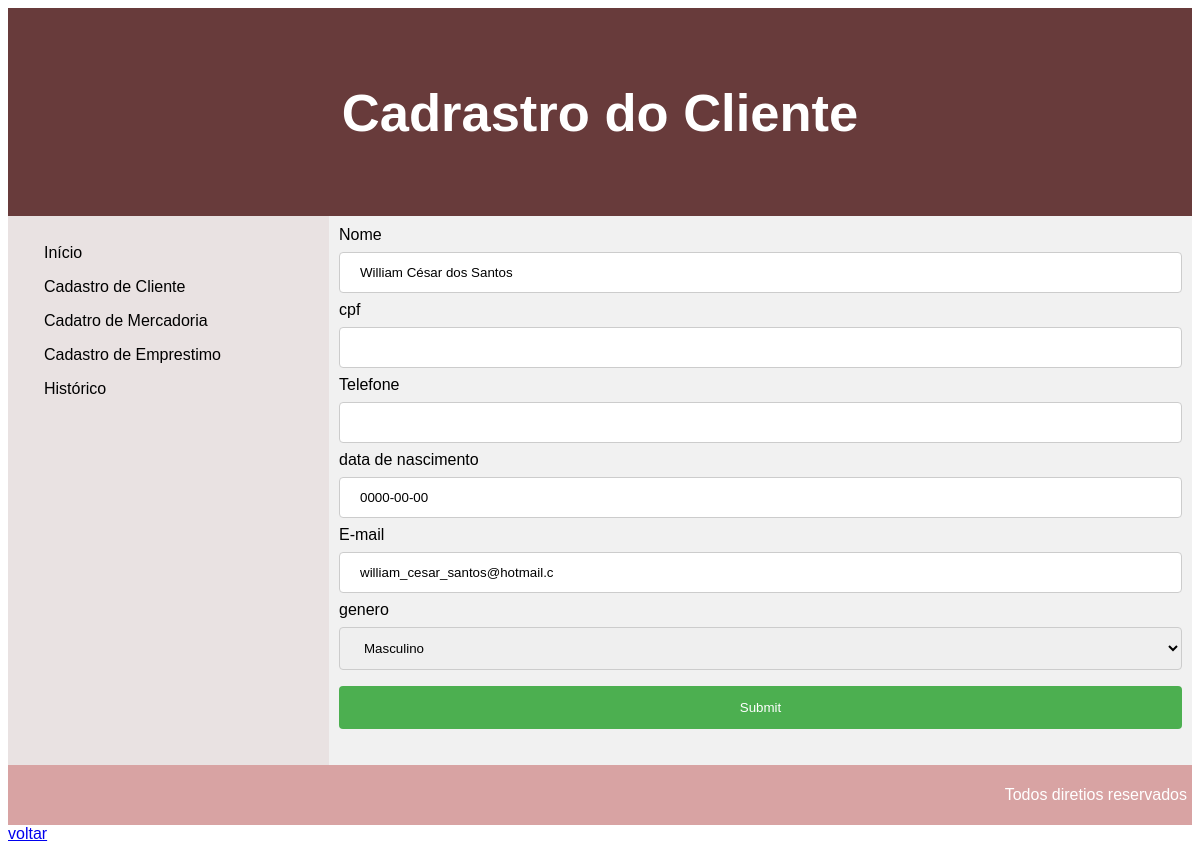
The page /CadCliente.php?id=24 on the database its author committed.
### tables this page shows
CREATE TABLE `clientes` (
  `id` int(11) NOT NULL,
  `nome` varchar(90) NOT NULL,
  `cpf` varchar(11) NOT NULL,
  `telefone` varchar(13) NOT NULL,
  `data_de_nascimento` date NOT NULL,
  `email` varchar(30) NOT NULL,
  `genero` varchar(1) NOT NULL
);

### CadCliente.php (the view, shortened to what this page needs)
<?php
include "includes/conecta.php";
$nome = "";
$cpf = "";
$telefone = "";
$data_de_nascimento = "";
$email = "";
$genero = "";
if(isset($_GET['id'])){
    $id = $_GET['id'];
    $sql = "SELECT * FROM clientes WHERE id = $id";
    $res = mysqli_query($conn, $sql);
    $row = mysqli_fetch_assoc($res);
    $nome = $row['nome'];
    $telefone = $row['telefone'];
    $data_de_nascimento = $row['data_de_nascimento'];
    $email = $row['email'];
    $genero = $row['genero'];
}
?>
<!DOCTYPE html>
<html>
    <head>
        <link href="css/estilo.css" rel="stylesheet">
    </head>
    <body>
        <header>
            <h2>Cadrastro do Cliente</h2>
          </header>
           <section>
            <?php
            include "includes/menu.php";
            ?>
             <article>
                <form action="recebecliente.php" method="post">
                    <label for="Nome">Nome</label>
                    <input type="text" name="nome" value="<?php echo $nome; ?>" />
                    <label for="Cpf">cpf</label>
                    <input type="text" name="cpf" value="<?php echo $cpf; ?>" />
                    <label for="Telefone">Telefone</label>
                    <input type="text" name="Telefone" value="<?php echo $telefone; ?>"/>
                    <label for="data de nascimento">data de nascimento</label>
                    <input type="text" name="dataNascimento" value="<?php echo $data_de_nascimento; ?>"/>
                    <label for="E-mail">E-mail</label>
                    <input type="text" name="email" value="<?php echo $email; ?>"/>
                    <label for="genero">genero</label>
                    <select name="genero">
                        <option value="M" <?php if ($genero=='M'){echo "selected";}?> >Masculino</option>
                    </select>
                    <input type="submit"><br/><br/>
            </article>
          </section>
          <footer>
            <p>Todos diretios reservados</p>
          </footer>
        <a href="Tela inicial.php">voltar</a>
    </body>
</html>

### css/estilo.css (style rules this page uses)
* { box-sizing: border-box; }
body { font-family: Arial, Helvetica, sans-serif; }
header { background-color: rgb(104, 59, 59); padding: 30px; text-align: center; font-size: 35px; color: white; }
section { display: -webkit-flex; display: flex; }
article { -webkit-flex: 3; -ms-flex: 3; flex: 3; background-color: #f1f1f1; padding: 10px; }
footer { background-color: rgb(216, 163, 163); padding: 5px; text-align: end; color: white; }
input[type=text], select { width: 100%; padding: 12px 20px; margin: 8px 0; display: inline-block; border: 1px solid #ccc; border-radius: 4px; box-sizing: border-box; }
input[type=submit] { width: 100%; background-color: #4CAF50; color: white; padding: 14px 20px; margin: 8px 0; border: none; border-radius: 4px; cursor: pointer; }

### rows shown on the page
clientes: nome "William César dos Santos", dataNascimento "0000-00-00", email "william_cesar_santos@hotmail.c", genero "Masculino"
